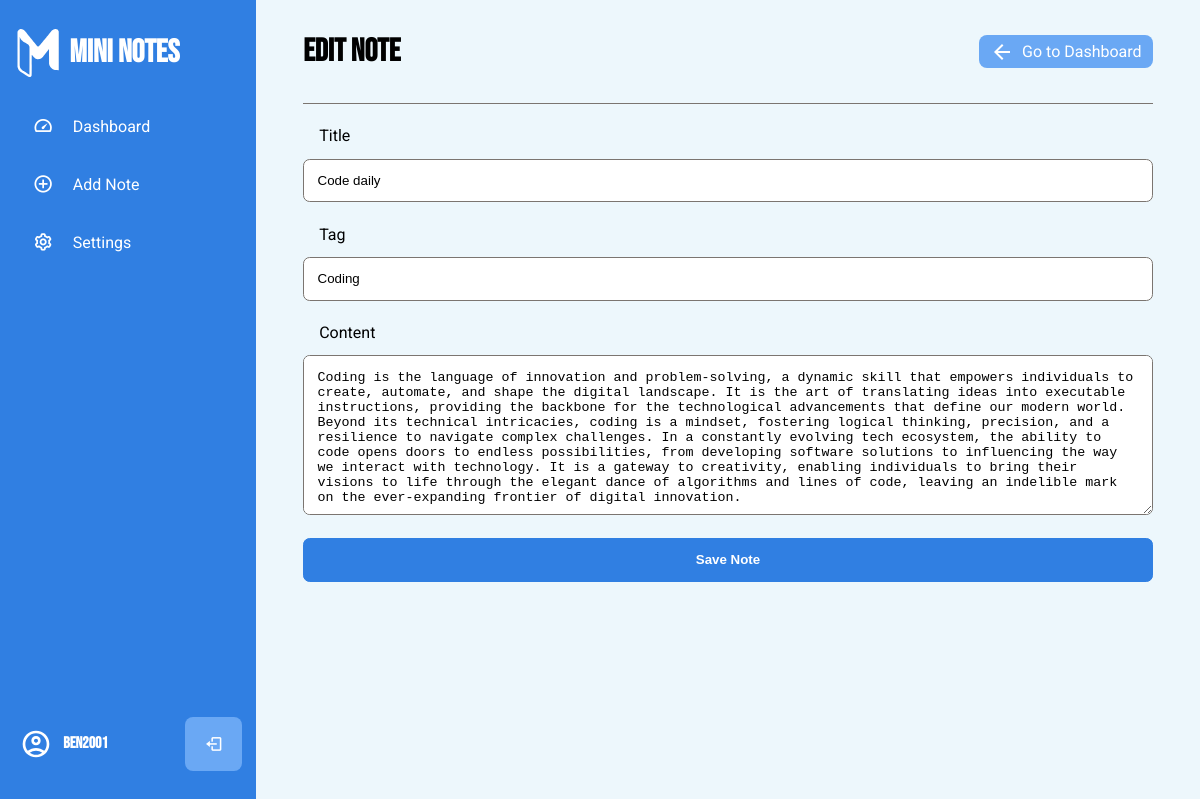
The page /note/edit/code-daily/ (signed in) on the database its author committed.
### notesapp/models.py (models this page shows, shortened)
class Note(models.Model):
    user = models.ForeignKey(User, on_delete=models.CASCADE, default=1)
    title = models.CharField(max_length=255)
    content = models.TextField()
    tags = models.CharField(max_length=255, blank=True, null=True)
    slug = models.SlugField(unique=True)
    date_created = models.DateTimeField(auto_now_add=True)
    date_modified = models.DateTimeField(auto_now=True)

### notesapp/views.py (the view)
# urls.py: path('note/edit/<slug:slug>/', views.editNote, name='editnote'),
@login_required(login_url='userapp:login')
def editNote(request, slug):
    note = get_object_or_404(Note, slug=slug)
    if request.method == 'POST':
        form = NoteForm(request.POST, instance=note)
        if form.is_valid():
            form.save()
            messages.success(request, 'Note Edited Successfully.')
            return redirect('noteapp:dashboard')
        else:
            messages.error(request, 'Please correct the form')
    else:
        form = NoteForm(instance=note)
    return render(request, 'editnote.html', {'page_title': "MiniNotes | Edit Note", 'form': form})

### notesapp/forms.py (shortened to what this page needs)
class NoteForm(forms.ModelForm):
    class Meta:
        model = Note
        fields = ['title', 'tags', 'content']

### notesapp/templates/editNote.html (shortened to what this page needs)
{% extends 'base.html' %}
{% load static %}
{% block content %}
{% include 'partials/sidebar.html' %}
<div class="editnote">
    <header class="editnote-header content-container">
        <h1>edit Note</h1>
        <div>
            <a href="{% url 'noteapp:dashboard' %}" class="edit-note-goback-link">
                <img src="{% static 'images/back.svg' %}" class="edit-note-goback-icon">
                <span class="edit-note-goback-text">Go to Dashboard</span></a>
        </div>
    </header>
    <main class="editnote-main content-container">
        <form method="post" enctype="multipart/form-data">
            <div class="edit-note-input-div">
                <label for="title" class="edit-note-form-label">Title</label>
                <input type="text" class="edit-note-form-control" id="title" name="title"
                    placeholder="Enter the note title *" value="{{ form.title.value }}">
            </div>
            <div class="edit-note-input-div">
                <label for="tag" class="edit-note-form-label">Tag</label>
                <input type="text" class="edit-note-form-control" id="tag" name="tags"
                    placeholder="Enter the note tag *" value="{{ form.tags.value }}">
            </div>
            <div class="edit-note-input-div">
                <label for="notearea" class="edit-note-form-label">Content</label>
                <textarea class="edit-note-form-control edit-note-content-area" placeholder="Edit your note here *"
                    name="content" id="notearea">{{ form.content.value }}</textarea>
            </div>
            <button type="submit" class="edit-note-save-btn">Save Note</button>
        </form>
    </main>
</div>
{% endblock %}

### notesapp/templates/partials/sidebar.html (shortened to what this page needs)
{% load static %}
<nav class="sidebar">
    <div class="sidebar-top">
        <img src="{% static 'images/note_app_logo_white.svg' %}" class="sidebar-logo" alt="sidebar-logo-image">
        <h3 class="hide sidebar-logo-text">Mini Notes</h3>
    </div>
    <div class="sidebar-links">
        <ul>
            <li class="tooltip-element" data-tooltip="0">
                <a href="{% url 'noteapp:dashboard' %}" data-active="0">
                    <div class="icon">
                        <i class='bx bx-tachometer'></i>
                    </div>
                    <span class="link hide">Dashboard</span>
                </a>
            </li>
            <li class="tooltip-element" data-tooltip="1">
                <a href="{% url 'noteapp:addnote' %}" data-active="1">
                    <div class="icon">
                        <i class='bx bx-plus-circle'></i>
                    </div>
                    <span class="link hide">Add Note</span>
                </a>
            </li>
            <li class="tooltip-element" data-tooltip="2">
                <a href="{% url 'noteapp:settings' %}" data-active="2">
                    <div class="icon">
                        <i class='bx bx-cog'></i>
                    </div>
                    <span class="link hide">Settings</span>
                </a>
            </li>
        </ul>
    </div>
    <div class="sidebar-footer">
        {% if user.is_authenticated %}
        <div class="admin-user tooltip-element" data-tooltip="1">
            <div class="admin-profile hide">
                <img src="{% static 'images/account_circle.svg' %}" alt="" class="sidebar-account-image">
                <div class="admin-info">
                    <h3 class="sidebar-username">{{ user.username }}</h3>
                </div>
            </div>
            <a href="{% url 'userapp:logout' %}" class="log-out">
                <i class='bx bx-log-out'></i>
            </a>
        </div>
    </div>
    {% endif %}
</nav>

### rows shown on the page
Note: title "Code daily", tags "Coding", content "Coding is the language of innovation and problem-solving, a dynamic skill that empowers individuals to create, automate, and shape the digital landscape. It is the art of translating ideas into executable instructions, providing the backbone for the technological advancements that define our modern world. Beyond its technical intricacies, coding is a mindset, fostering logical thinking, precision, and a resilience to navigate complex challenges. In a constantly evolving tech ecosystem, the ability to code opens doors to endless possibilities, from developing software solutions to influencing the way we interact with technology. It is a gateway to creativity, enabling individuals to bring…"

### other values the page prints
{{ user.username }} "Ben2001"
